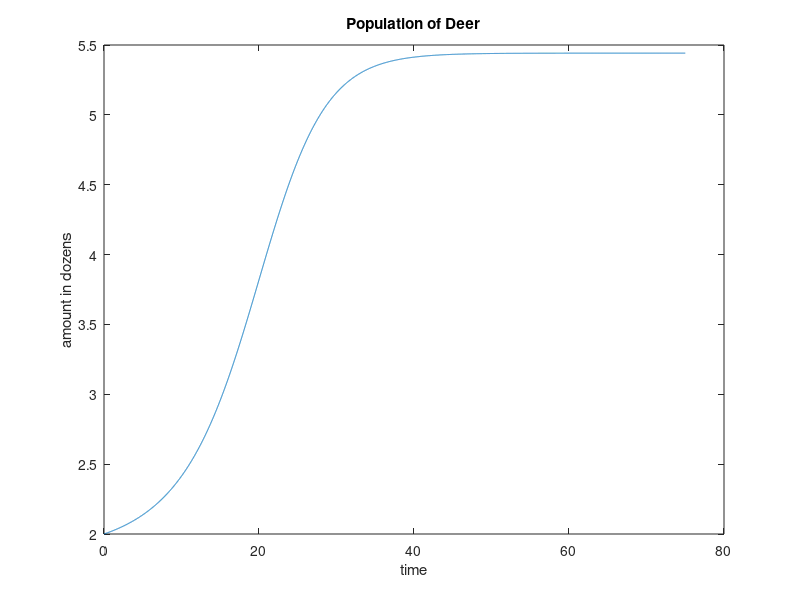

The MATLAB script that drew this image:
% 6b) 
r = .65;
L = 8.1;
p = 1.2;
q = 1;
h = @(x) p*x.^2./(q+x.^2);
x_prime = @(t,x) r*x.*(1-x/L)-h(x);
h1 = .01;
t1 = 0:h1:75;
x1 = zeros(1,length(t1));
x1(1) = 2;
for n = 1:(length(t1)-1)
    x1(n+1) = x1(n) + h1*x_prime(t1(n),x1(n));
end

plot(t1,x1)
xlabel('time'), ylabel('amount in dozens'), title("Population of Deer") 
